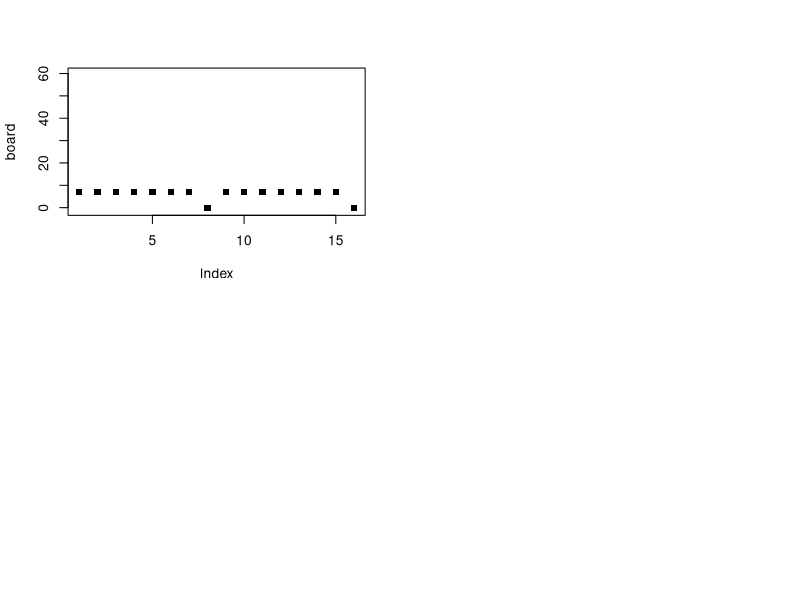

Generate this figure with R: (Note: this script raises an error after producing the figure.)
board  = c( 7, 7, 7, 7, 7, 7, 7, 0,
	     	7, 7, 7, 7, 7, 7, 7, 0)			# Initialize board.
par(mfrow=c(2,2))
plot(board, ylim = c(-1, 60), pch = 15)

dropsp = rep(F, 16)
dropsr = rep(F, 16)

if (T) {
	pepe = T
	pilar = F
	housep = sample(1:7, 1)
	shellsp = board[housep]
	board[housep] = 0
	shellsr = 0
} else {
	pepe = F
	pilar = T
	houser = sample(9:15, 1)
	shellsr = board[houser]
	board[houser] = 0
	shellsr = 0
}
print(paste(pepe, housep, shellsp, pilar, houser, shellsr))
print(board)
while (pepe | pilar) {


if (pilar) {
while (shellsr > 0) {
while ((houser + 1) <= 16 & shellsr > 0) {
	if ((houser + 1) == 8) houser = houser + 1 else houser = houser
	dropsr[(houser+1)] = T						
	houser = houser + 1
	shellsr = shellsr - 1
	}	
stopr = houser
board = board + dropsr
dropsr = rep(F, 16)
houser = 0
}
lines(board, col = 'orange')
#print(board)
if (stopr == 16) {
	if (sum(board[9:15]) > 0) {
		pepe = F
		pilar = T
		if (length(which(board[9:15] > 0)) == 1) {houser = (which(board[9:15] > 0)) + 8} else { 
			houser = sample(c(which(board[9:15] > 0)), 1) + 8 }
		shellsr = board[houser]
		dropsr = rep(F, 16)
		board[houser] = 0
	} else {
		if (sum(board[1:7]) > 0) {
			pilar = F
			pepe = T
			if (length(which(board[1:7] >0)) == 1) housep = (which(board[1:7] > 0)) else housep = sample((which(board[1:7] > 0)), 1)
			shellsp = board[housep]
			dropsp = rep(F, 16)
			board[housep] = 0
		} else {
			pilar = F
			pepe = F
		}
	}
} else {
	if (board[stopr] > 1) {
		pepe = F
		pilar = T
		houser = stopr
		shellsr = board[stopr]
		dropsr = rep(F, 16)
		board[stopr] = 0
	} else {
		if (stopr < 8) {
			pilar = F
			pepe = T
			if (length(which(board[1:7] >0)) == 1) housep = (which(board[1:7] > 0)) else housep = sample((which(board[1:7] > 0)), 1)
			shellsp = board[housep]
			dropsp = rep(F, 16)
			board[housep] = 0
		} else {
			if ((sum(board[1:7]) - board[stopr - (stopr-8)*2]) > 0) {
				if (board[stopr - (stopr-8)*2] == 0) {
					pilar = F
					pepe = T
					if (length(which(board[1:7] >0)) == 1) housep = (which(board[1:7] > 0)) else housep = sample((which(board[1:7] > 0)), 1)
					shellsp = board[housep]
					dropsp = rep(F, 16)
					board[housep] = 0
				} else {
					pilar = F
					board[16] = board[16] + board[stopr - (stopr-8)*2] + 1
					board[stopr - (stopr-8)*2] = 0
					board[stopr] = 0
					pepe = T
					if (length(which(board[1:7] >0)) == 1) housep = (which(board[1:7] > 0)) else housep = sample((which(board[1:7] > 0)), 1)
					shellsp = board[housep]
						dropsp = rep(F, 16)
					board[housep] = 0
				}
			} else {
				pepe = F
				pilar = T
				houser = stopr
				shellsr = board[houser] 
				dropsr = rep(F, 16)
				board[houser] = 0
			}
		}
	}
}
} else {

# pepe's turn. also works.
while (shellsp > 0) {						
while ((housep+1) < 16 & shellsp > 0) {		
	dropsp[(housep+1)] = T						
	housep = housep + 1
	shellsp = shellsp - 1
	}
stopp = housep
board = board + dropsp
dropsp = rep(F, 16)
housep = 0
}
lines(board, col = 'gray')
#print(board)
if (stopp == 8) {
	if (sum(board[1:7]) > 0) {
		pilar = F
		pepe = T
		if (length(which(board[1:7] >0)) == 1) housep = (which(board[1:7] > 0)) else housep = sample((which(board[1:7] > 0)), 1)
		shellsp = board[housep]
		dropsp = rep(F, 16)
		board[housep] = 0
	} else {
		if (sum(board[9:15]) > 0) {
			pepe = F
			pilar = T
			if (length(which(board[9:15] > 0)) == 1) {houser = (which(board[9:15] > 0)) + 8} else { 
			houser = sample(c(which(board[9:15] > 0)), 1) + 8 }
			shellsr = board[houser]
			dropsr = rep(F, 16)
			board[houser] = 0
		} else {
			pilar = F
			pepe = F
		}
	}
} else {
	if (board[stopp] > 1) {
		pilar = F
		pepe = T
		housep = stopp
		shellsp = board[stopp]
		dropsp = rep(F, 16)
		board[stopp] = 0
	} else {
		if (stopp > 8) {
			pepe = F
			pilar = T
			if (length(which(board[9:15] > 0)) == 1) {houser = (which(board[9:15] > 0)) + 8} else { 
			houser = sample(c(which(board[9:15] > 0)), 1) + 8 }
			shellsr = board[houser]
			dropsr = rep(F, 16)
			board[houser] = 0
		} else {
			if ((sum(board[9:15])- board[(8-stopp)*2 + stopp]) > 0) { 
				if (board[(8-stopp)*2 + stopp] == 0) {
					pepe = F
					pilar = T
					if (length(which(board[9:15] > 0)) == 1) {houser = (which(board[9:15] > 0)) + 8} else 					{			houser = sample(c(which(board[9:15] > 0)), 1) + 8 }
					shellsr = board[houser]
					dropsr = rep(F, 16)
					board[houser] = 0
				} else {
					pepe = F
					board[8] = board[8] + board[(8-stopp)*2 + stopp] + 1
					board[(8-stopp)*2 + stopp] = 0
					board[stopp] = 0 
					pilar = T
					if (length(which(board[9:15] > 0)) == 1) {houser = (which(board[9:15] > 0)) + 8} else 					{ houser = sample(c(which(board[9:15] > 0)), 1) + 8 }
					shellsr = board[houser]
					dropsr = rep(F, 16)
					board[houser] = 0
				}
			} else {
				pilar = F
				pepe = T
				housep = stopp
				shellsp = board[housep]
				dropsp = rep(F, 16)
				board[housep] = 0
			}
		}
	}
}
}
print(board)
}